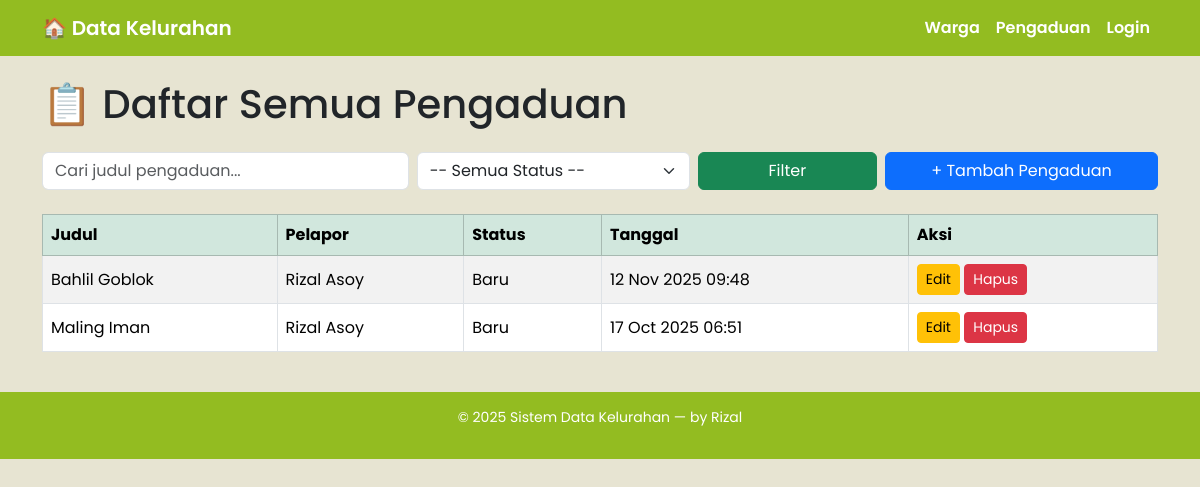
The page /warga/pengaduan/ on the database its author committed.
### warga/models.py (models this page shows, shortened)
class Pengaduan(models.Model):
    STATUS_CHOICES = [
        ('BARU', 'Baru'),
        ('PROSES', 'Dalam Proses'),
        ('SELESAI', 'Selesai'),
    ]
    aduan = models.CharField(max_length=200, verbose_name="Judul Pengaduan")
    isi = models.TextField(verbose_name="Isi Pengaduan")
    status = models.CharField(max_length=10, choices=STATUS_CHOICES, default='BARU', verbose_name="Status Pengaduan")
    tanggal_aduan = models.DateTimeField(auto_now_add=True)
    pelapor = models.ForeignKey(Warga, on_delete=models.CASCADE, related_name='pengaduan', verbose_name="Pelapor")

class Warga(models.Model):
    nik=models.CharField(max_length=16, unique=True,verbose_name="Nomor Induk Kependudukan")
    nama=models.CharField(max_length=100, unique=True,verbose_name="Nama lengkap")
    alamat=models.TextField(verbose_name="Alamat Rumah")
    no_telepon=models.CharField(max_length=16, blank=True,verbose_name="Nomor Telepon")
    tanggal_registrasi=models.DateTimeField(auto_now=True)

### warga/views.py (the view)
# urls.py: path('pengaduan/', PengaduanListView.as_view(), name='pengaduan-list'),
class PengaduanListView(ListView):
    model = Pengaduan
    template_name = 'warga/pengaduan_list.html'
    context_object_name = 'pengaduan_list'
    def get_queryset(self):
        queryset = super().get_queryset()
        q = self.request.GET.get('q')
        status = self.request.GET.get('status')
        if q:
            queryset = queryset.filter(aduan__icontains=q)
        if status:
            queryset = queryset.filter(status=status)
        return queryset.order_by('-tanggal_aduan')

### warga/templates/warga/pengaduan_list.html (shortened to what this page needs)
{% extends 'base.html' %}
{% block content %}
<h1 class="mb-4">📋 Daftar Semua Pengaduan</h1>
<form method="get" class="mb-4 row g-2">
  <div class="col-md-4">
    <input type="text" name="q" value="{{ request.GET.q }}" class="form-control" placeholder="Cari judul pengaduan..." />
  </div>
  <div class="col-md-3">
    <select name="status" class="form-select">
      <option value="">-- Semua Status --</option>
    </select>
  </div>
  <div class="col-md-2">
    <button class="btn btn-success w-100">Filter</button>
  </div>
  <div class="col-md-3">
    <a href="{% url 'pengaduan-tambah' %}" class="btn btn-primary w-100">+ Tambah Pengaduan</a>
  </div>
</form>
<table class="table table-striped table-bordered align-middle">
  <thead class="table-success">
    <tr>
      <th>Judul</th>
      <th>Pelapor</th>
      <th>Status</th>
      <th>Tanggal</th>
      <th>Aksi</th>
    </tr>
  </thead>
  <tbody>
    {% for aduan in object_list %}
      <tr>
        <td>{{ aduan.aduan }}</td>
        <td>{{ aduan.pelapor.nama }}</td>
        <td>{{ aduan.get_status_display }}</td>
        <td>{{ aduan.tanggal_aduan|date:"d M Y H:i" }}</td>
        <td>
          <a href="{% url 'pengaduan-edit' aduan.pk %}" class="btn btn-sm btn-warning">Edit</a>
          <a href="{% url 'pengaduan-hapus' aduan.pk %}" class="btn btn-sm btn-danger">Hapus</a>
        </td>
      </tr>
    {% empty %}
      <tr>
        <td colspan="5" class="text-center text-muted">Belum ada pengaduan.</td>
      </tr>
    {% endfor %}
  </tbody>
</table>
{% endblock %}

### warga/templates/base.html (style rules this page uses)
body { font-family: "Poppins", sans-serif; background-color: #e7e4d2; }

### rows shown on the page
Pengaduan: aduan "Bahlil Goblok", pelapor.nama "Rizal Asoy", status "Baru", tanggal_aduan "12 Nov 2025 09:48"
Pengaduan: aduan "Maling Iman", pelapor.nama "Rizal Asoy", status "Baru", tanggal_aduan "17 Oct 2025 06:51"
